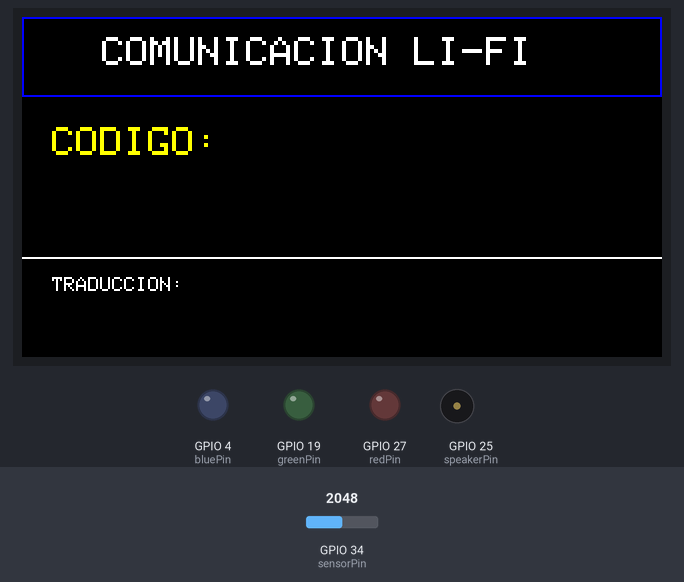
This sketch was run on a simulated ESP32. Parts: 320×170 colour display, output pins drawn as LEDs (lit = HIGH), buzzer (waves = sounding). The test bench sets the inputs (shaded band); at power-on: GPIO 34 (sensorPin) = 2048.

Above: at 1.3 s.
1.4 s: GPIO 34 (sensorPin) set to 2439
2.9 s: GPIO 34 (sensorPin) set to 2541
At 3.6 s:
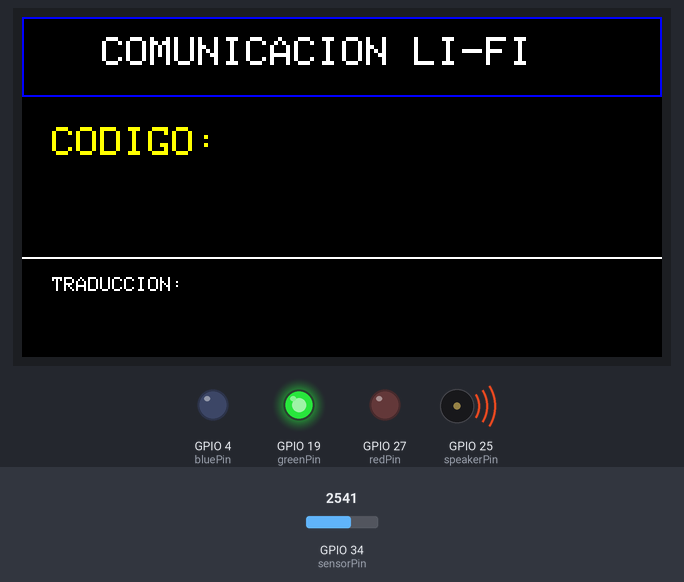
4.4 s: GPIO 34 (sensorPin) set to 2460
At 5.4 s:
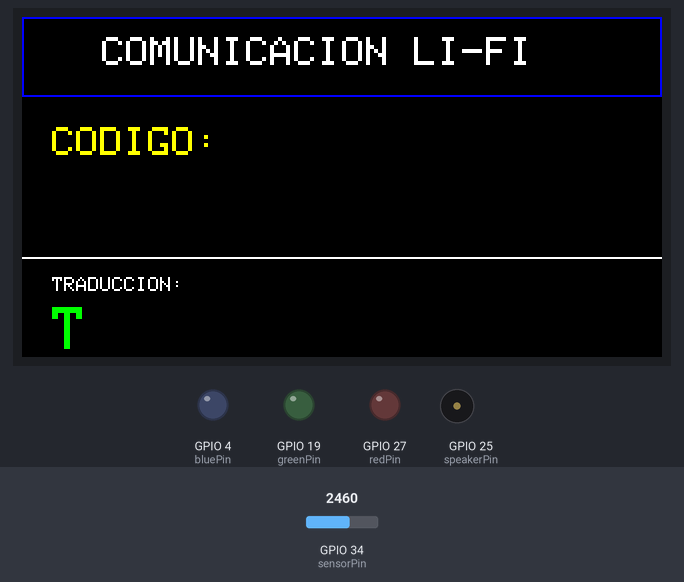
6.3 s: GPIO 34 (sensorPin) set to 2540
At 7.4 s:
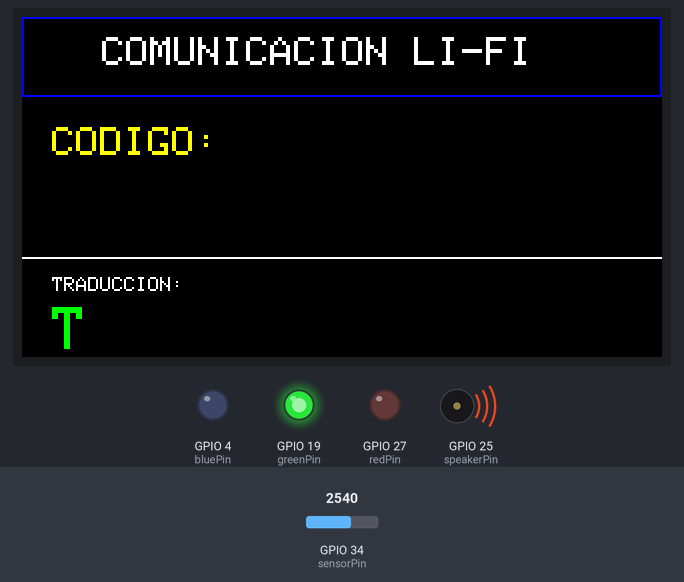
Timing chart, 0 to 8.8 s (numbered marks = the images above; inputs shaded):
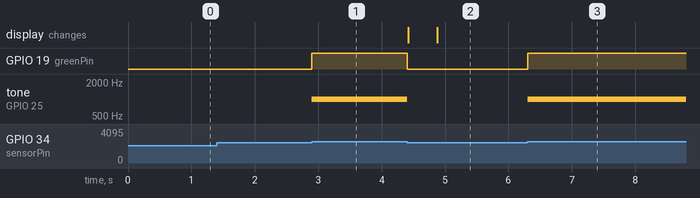

Measured:
- the behaviour switches between 2500 and 2501 on GPIO 34 (sensorPin) (found by bisection; images 0 and 1)
- after the input at 1.4 s, every drawn part: stays the same
- after the input at 2.9 s, GPIO 19 (greenPin): LOW → HIGH at once; tone on GPIO 25 (speakerPin): silent → 1000 Hz at once
- after the input at 4.4 s, GPIO 19 (greenPin): HIGH → LOW at once; tone on GPIO 25 (speakerPin): 1000 Hz → silent at once; the display: first changes at once (image 2 shows a later state)
- after the input at 6.3 s, GPIO 19 (greenPin): LOW → HIGH at once; tone on GPIO 25 (speakerPin): silent → 1000 Hz at once

The sketch:

morse_esp32.ino
```cpp
#include <Arduino_GFX_Library.h>


// --- DEFINICIONES DE COLORES ---
#define BLACK  0x0000
#define WHITE  0xFFFF
#define GREEN  0x07E0
#define BLUE   0x001F
#define RED    0xF800
#define YELLOW 0xFFE0

// --- CONFIGURACIÓN PANTALLA ST7789 ---
Arduino_DataBus *bus = new Arduino_ESP32SPI(16, 5, 18, 23);
  Arduino_GFX *gfx = new Arduino_ST7789(
  bus, 17, 3 /* Rotación */, true,
  170, 320, 35, 0, 35, 0);

// --- PINES DEL SISTEMA ---
const int sensorPin = 34;
const int speakerPin = 25;
const int redPin = 27;
const int greenPin = 19;
const int bluePin = 4;

// --- VARIABLES DE LÓGICA ---
int umbral = 2500; // Ajustado para mayor sensibilidad
int hz = 1000;
String mensajeMorse = "";
String palabraCompleta = "";
unsigned long tiempoInicio, tiempoApagado;
bool transmitiendo = false;
bool espacioAgregado = false;
bool letraProcesada = true;

// --- TRADUCTOR ---
String traducirMorse(String morse) {
  if (morse == "...---...") return "SOS";
  if (morse == ".-") return "A"; if (morse == "-...") return "B";
  if (morse == "-.-.") return "C"; if (morse == "-..") return "D";
  if (morse == ".") return "E"; if (morse == "..-.") return "F";
  if (morse == "--.") return "G"; if (morse == "....") return "H";
  if (morse == "..") return "I"; if (morse == ".---") return "J";
  if (morse == "-.-") return "K"; if (morse == ".-..") return "L";
  if (morse == "--") return "M"; if (morse == "-.") return "N";
  if (morse == "---") return "O"; if (morse == ".--.") return "P";
  if (morse == "--.-") return "Q"; if (morse == ".-.") return "R";
  if (morse == "...") return "S"; if (morse == "-") return "T";
  if (morse == "..-") return "U"; if (morse == "...-") return "V";
  if (morse == ".--") return "W"; if (morse == "-..-") return "X";;
  if (morse == "-.--") return "Y"; if (morse == "--..") return "Z";
  if (morse == "-----") return "0";if (morse == ".----") return "1";
  if (morse == "..---") return "2";if (morse == "...--") return "3";
  if (morse == "....-") return "4";if (morse == ".....") return "5";
  if (morse == "-....") return "6";if (morse == "--...") return "7";
  if (morse == "---..") return "8";if (morse == "----.") return "9";
  return "?"; // Si no reconoce, no agrega nada
}

void actualizarPantalla() {
  // Encabezado fijo
  gfx->drawRect(0, 0, 320, 40, BLUE);
  gfx->setCursor(40, 10);
  gfx->setTextColor(WHITE);
  gfx->setTextSize(2);
  gfx->println("COMUNICACION LI-FI");

  gfx->setCursor(15, 55);
  gfx->setTextColor(YELLOW);
  gfx->setTextSize(2);
  gfx->print("CODIGO:");

  // Área del código Morse (Puntos y rayas)
  gfx->fillRect(15, 80, 290, 35, BLACK);
  gfx->setCursor(15, 85);
  gfx->setTextSize(2);
  gfx->println(mensajeMorse);

  gfx->drawFastHLine(0, 120, 320, WHITE);

  gfx->setCursor(15, 130);
  gfx->setTextColor(WHITE);
  gfx->setTextSize(1);
  gfx->println("TRADUCCION:");

  // Área de la palabra traducida
  gfx->fillRect(15, 145, 300, 40, BLACK);
  gfx->setCursor(15, 145);
  gfx->setTextColor(GREEN);
  gfx->setTextSize(3);
  gfx->println(palabraCompleta);
}

void setup() {
  Serial.begin(115200);
  if (!gfx->begin()) {
    Serial.println("Error Pantalla");
    while(1);
  }

  gfx->fillScreen(BLACK);
  pinMode(sensorPin, INPUT);
  pinMode(speakerPin, OUTPUT);
  pinMode(redPin, OUTPUT);
  pinMode(greenPin, OUTPUT);
  pinMode(bluePin, OUTPUT);

  // Apagar LED azul que causaba confusión
  digitalWrite(bluePin, LOW);

  actualizarPantalla();
}

void loop() {
  int valorLuz = analogRead(sensorPin);

  // --- DETECCIÓN DE PULSOS ---
  if (valorLuz > umbral) {
    if (!transmitiendo) {
      tiempoInicio = millis();
      transmitiendo = true;
      letraProcesada = false;
      espacioAgregado = false; // Resetear bandera de espacio al recibir señal
    }
    tone(speakerPin, hz);
    digitalWrite(greenPin, HIGH);
  } else {
    noTone(speakerPin);
    digitalWrite(greenPin, LOW);

    if (transmitiendo) {
      unsigned long duracion = millis() - tiempoInicio;
      transmitiendo = false;
      tiempoApagado = millis();

      // Clasificación de pulso
      if (duracion > 20 && duracion < 300) mensajeMorse += ".";
      else if (duracion >= 300) mensajeMorse += "-";

      actualizarPantalla();
    }
  }

  // --- PROCESAR LETRA (Final de una letra: pausa de 450ms) ---
  if (!transmitiendo && !letraProcesada && (millis() - tiempoApagado > 450) && mensajeMorse != "") {
    String letra = traducirMorse(mensajeMorse);
    palabraCompleta += letra;
    mensajeMorse = "";
    letraProcesada = true;
    actualizarPantalla();
  }

  // --- ESPACIO ENTRE PALABRAS (Pausa de 1 segundos) ---
  if (!transmitiendo && (millis() - tiempoApagado > 1000) && !espacioAgregado && palabraCompleta != "") {
    if (!palabraCompleta.endsWith(" ")) {
      palabraCompleta += " ";
    }
    espacioAgregado = true;
    actualizarPantalla();
  }
  // --- LIMPIEZA AUTOMÁTICA POR INACTIVIDAD (5 segundos) ---
  if (!transmitiendo && (millis() - tiempoApagado > 5000) && palabraCompleta != "") {
    palabraCompleta = "";
    mensajeMorse = "";
    letraProcesada = true;
    espacioAgregado = true;
    actualizarPantalla();
  }
}
```
